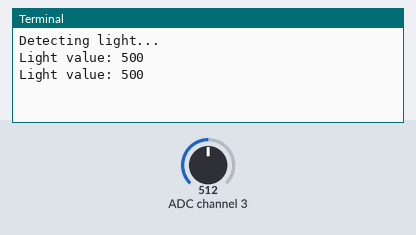
The program below on a simulated Raspberry Pi (BCM pin numbers) with a Grove Base HAT, started with the argument 3. On the bench: the last lines printed to the terminal. The test bench sets the inputs (shaded band); at power-on: ADC channel 3 = 512 (analog values on the 0–1023 scale).

Above: at 1.2 s.
1.3 s: ADC channel 3 set to 716
At 2.6 s:
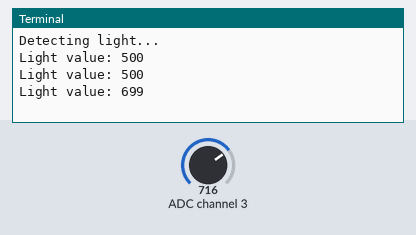
2.8 s: ADC channel 3 set to 900
At 3.5 s:
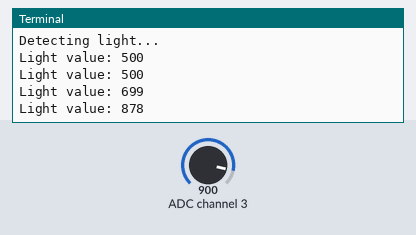
Timing chart, 0 to 5.8 s (numbered marks = the images above; inputs shaded):
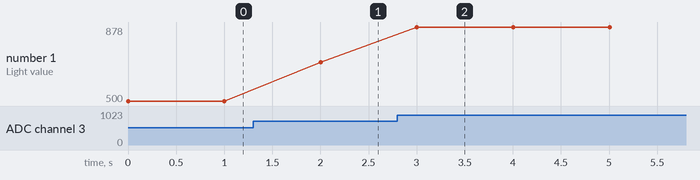

The program:

light_sensor.py
```python
import math
import sys
import time
from grove.adc import ADC


class GroveLightSensor:

    def __init__(self, channel):
        self.channel = channel
        self.adc = ADC()

    @property
    def light(self):
        value = self.adc.read(self.channel)
        return value

Grove = GroveLightSensor


def main():
    if len(sys.argv) < 2:
        print('Usage: {} adc_channel'.format(sys.argv[0]))
        sys.exit(1)

    sensor = GroveLightSensor(int(sys.argv[1]))

    print('Detecting light...')
    while True:
        print('Light value: {0}'.format(sensor.light))
        time.sleep(1)

if __name__ == '__main__':
    main()
```

Measured:
- after the input at 1.3 s, the terminal: prints a new line after 0.70 s (image 1)
- after the input at 2.8 s, the terminal: prints a new line after 0.20 s (image 2)
- plotted number 1: 500 → 699 after the input at 1.3 s, 699 → 878 after the input at 2.8 s
